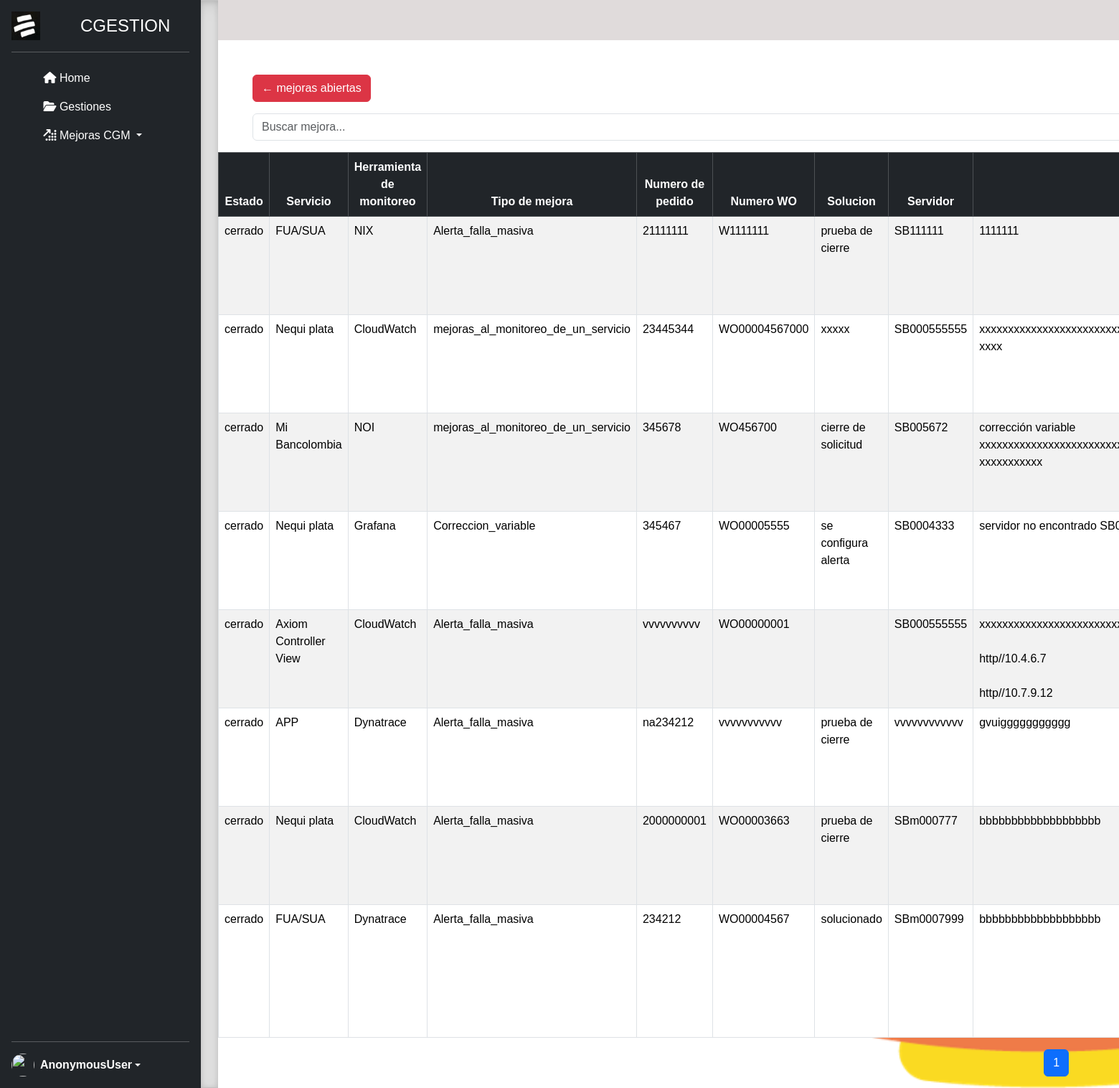
Page /mejorascgm/listar_mejoras_cerradas/ on the earlier database version.
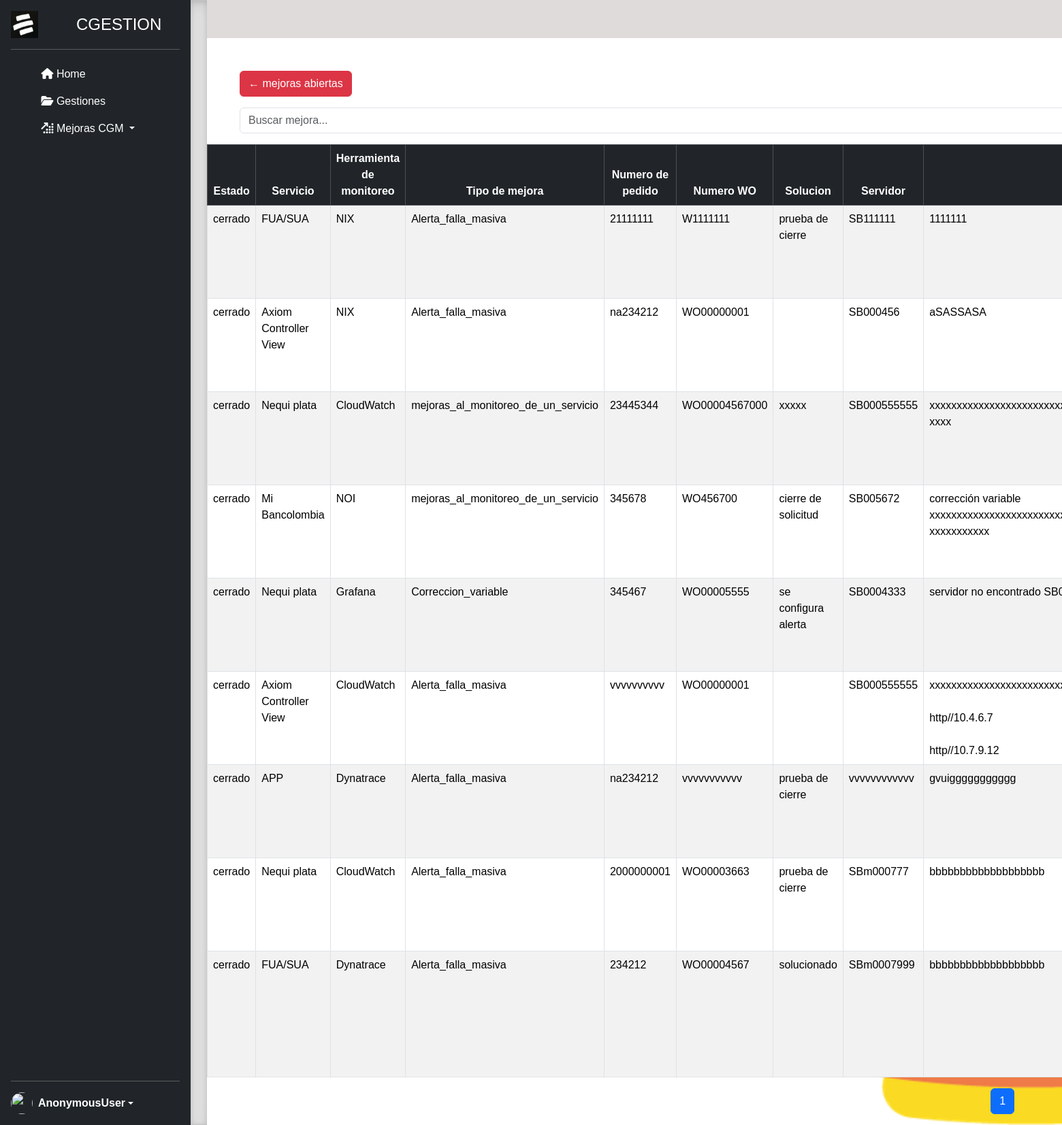
Same page on the later database version.
### mejorascgm/models.py (models this page shows, shortened)
class Mejoracgm(models.Model):
    servicio = models.CharField(max_length=250, verbose_name='Servicio')
    herramienta_de_monitoreo = models.CharField(
        max_length=250,
        verbose_name='Herramienta de monitoreo',
        blank=True,  # Permite que esté vacío en el formulario
        null=True     # Permite que sea nulo en la base de datos
    )
    tipo_de_mejora = models.CharField(max_length=250, verbose_name='Tipo de Mejora')
    numero_peticion = models.CharField(max_length=250, verbose_name='Número Petición')
    numero_wo = models.CharField(max_length=250, verbose_name='Número WO')
    servidor = models.CharField(max_length=500, verbose_name='Servidor')
    variable = models.TextField(verbose_name='Variable de la alerta')
    peticion_reincidente = models.CharField(max_length=250, verbose_name='Petición Reincidente')
    peticion_anterior = models.CharField(max_length=250, verbose_name='N° Petición Anterior')
    observaciones = models.TextField(verbose_name='Observaciones')
    fecha_hora_mejora = models.DateTimeField("Fecha y Hora Mejora", auto_now_add=False)
    area_responsable = models.CharField(max_length=250, verbose_name='Área Responsable')
    mejora_creada_por = models.CharField(max_length=250, verbose_name='Mejora Creada Por')
    estado = models.CharField(max_length=250, verbose_name='Estado')
    solucion = models.TextField(verbose_name='Descripción')
    fecha_hora = models.DateTimeField(null=True, blank=True, verbose_name='fecha y hora de cierre de la mejora')
    class Meta:
        verbose_name_plural = 'Mejoras CGM'
        verbose_name = 'Mejora CGM'

### mejorascgm/views.py (the view)
# urls.py: path('listar_mejoras_cerradas/', views.listar_mejoras_cerradas, name='listar_mejoras_cerradas'),
def listar_mejoras_cerradas(request):
    first_name = request.user.first_name if request.user.is_authenticated else "Invitado"
    query = request.GET.get('q', '')
    mejora = Mejoracgm.objects.filter(
        estado="cerrado"  # Filtra solo las mejoras abiertas
    ).filter(
        Q(servicio__icontains=query) |
        Q(herramienta_de_monitoreo__icontains=query) |
        Q(tipo_de_mejora__icontains=query) |
        Q(numero_peticion__icontains=query) |
        Q(numero_wo__icontains=query) |
        Q(servidor__icontains=query) |
        Q(variable__icontains=query) |
        Q(peticion_reincidente__icontains=query) |
        Q(peticion_anterior__icontains=query) |
        Q(observaciones__icontains=query) |
        Q(fecha_hora_mejora__icontains=query) |
        Q(area_responsable__icontains=query) |
        Q(mejora_creada_por__icontains=query) |
        Q(estado__icontains=query) |
        Q(solucion__icontains=query)
    ).order_by('-fecha_hora_mejora')
    paginator = Paginator(mejora, 10)
    page_number = request.GET.get('page')
    page_obj = paginator.get_page(page_number)
    return render(request, "listar_mejoras_cerradas.html", {"page_obj": page_obj, "query": query, "first_name": first_name})

### mejorascgm/templates/listar_mejoras_cerradas.html (shortened to what this page needs)
{% extends "layout.html" %}
{% block content %}
<nav class="navbar navbar-expand-lg px-3" style="background-color: rgb(224, 219, 219);">
    <div class="container-fluid">
    </div>
</nav>
<a href="{% url 'listar_mejora' %}" class="btn btn-danger mt-5 mx-5"> &#8592; mejoras abiertas</a>
<form method="GET" class="d-flex my-3 mx-5">
    <input type="text" name="q" class="form-control me-2" placeholder="Buscar mejora..." value="{{ query|default:'' }}">
</form>
<div class="table-responsive">
    <table class="table table-striped table-bordered table-hover">
        <thead class="table-dark">
            <tr>
                <th class="text-center">Estado</th>
                <th class="text-center">Servicio</th>
                <th class="text-center">Herramienta de monitoreo</th>
                <th class="text-center">Tipo de mejora</th>
                <th class="text-center">Numero de pedido</th>
                <th class="text-center">Numero WO</th>
                <th class="text-center">Solucion</th>
                <th class="text-center">Servidor</th>
                <th class="text-center">Variable</th>
            </tr>
        </thead>
        <tbody>
            {% for mejora in page_obj %}
            <tr>
                <td>{{ mejora.estado }}
                <td>{{ mejora.servicio }}
                <td>{{ mejora.herramienta_de_monitoreo }}</td>
                <td>{{ mejora.tipo_de_mejora }}</td>
                <td>{{ mejora.numero_peticion }}</td>
                <td>{{ mejora.numero_wo }}</td>
                <td>{{ mejora.solucion }}</td>
                <td>{{ mejora.servidor }}</td>
                <td>{{ mejora.variable }}</td>
                </td>
            </tr>
            {% endfor %}
        </tbody>
    </table>
</div>
<nav aria-label="Page navigation">
    <ul class="pagination justify-content-center">
        {% for num in page_obj.paginator.page_range %}
        <li class="page-item {% if num == page_obj.number %}active{% endif %}">
            <a class="page-link" href="?q={{ query }}&page={{ num }}">{{ num }}</a>
        </li>
        {% endfor %}
    </ul>
</nav>
{% endblock %}

Differences in the rows shown:
now on this page (row edited): Mejoracgm: estado "cerrado…", servicio "Axiom Controller View", herramienta_de_monitoreo "NIX", tipo_de_mejora "Alerta_falla_masiva", numero_peticion "na234212", numero_wo "WO00000001", servidor "SB000456", variable "aSASSASA"
